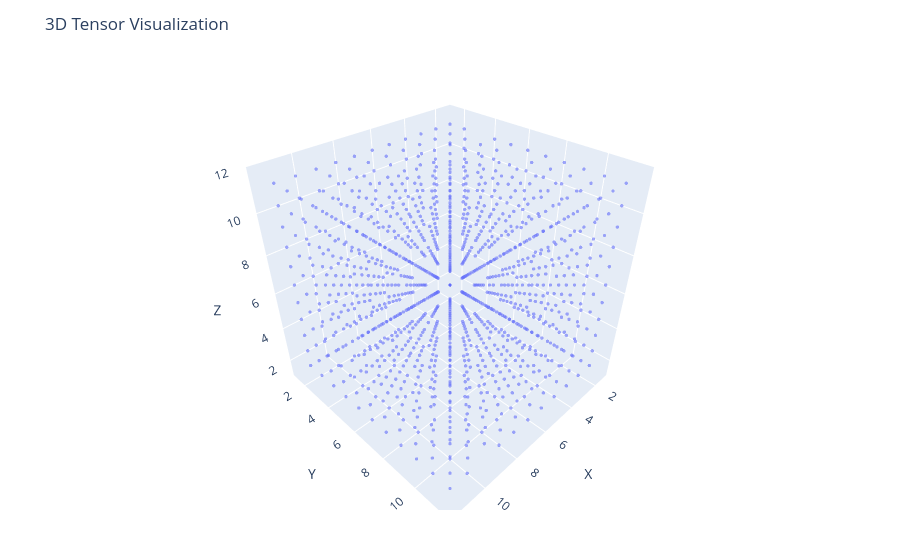

Notebook code for this chart:
### Markdown cell above
## Step 6: Randomizing the source basis
Dleto works by detecting a hidden constraint equation in a given tensor.  So far the tensors we created are obviously equations of a sphere.  So what we do next is randomize the bases of the x, y, and z axes.  In the case of our original sphere with radius 5 the entire tensor fit inside $11 \times 11 \times 11$-array.  This means that are operating in 3 different 11-dimensional vector spaces.  So we apply a random $11 \times 11$ invertible matrix $X$ to the slices `tensor[i,:,:]`, an invertible matrix $Y$ to each slice `tensor[:,j,:]` and finally an invertible matrix $Z$ to the each `tensor[:,:,k]`.  If you changed the dimensions then the relevant matrix sizes will change accordingly.  The command `randomTensor` uses the arrays internally stored dimensions to calculate the appropriate changes.  The return includes not only the resulting tensor but also the matrices $X,Y,Z$ used to affect the change.  To access the resulting tensor use the record name `.tensor`.  To access the coordinate changes use `.Xes`, `.Yes` and `.Zes`.

Here is our small sphere randomized, it likely looks completely filled in like dense tensor.

### Code cell
hidden_sphere5 = randomizeTensor(sphere5)
plotTensor(hidden_sphere5.tensor)

### Figure 1 — Plotly figure (JSON) as saved in the notebook; plotly's stock layout.template omitted (floating-point values rounded to 4 significant figures; data arrays with more than 128 entries replaced by an {"elided": "..."} marker saying what was removed)
{"data": [{"marker": {"opacity": 0.6, "size": 2}, "mode": "markers", "type": "scatter3d", "x": {"elided": "1298 int values"}, "y": {"elided": "1298 int values"}, "z": {"elided": "1298 int values"}}], "layout": {"margin": {"b": 50, "l": 50, "r": 50, "t": 60}, "scene": {"aspectmode": "cube", "xaxis": {"range": [1, 12], "title": "X"}, "yaxis": {"range": [1, 12], "title": "Y"}, "zaxis": {"range": [1, 12], "title": "Z"}}, "title": "3D Tensor Visualization"}}
